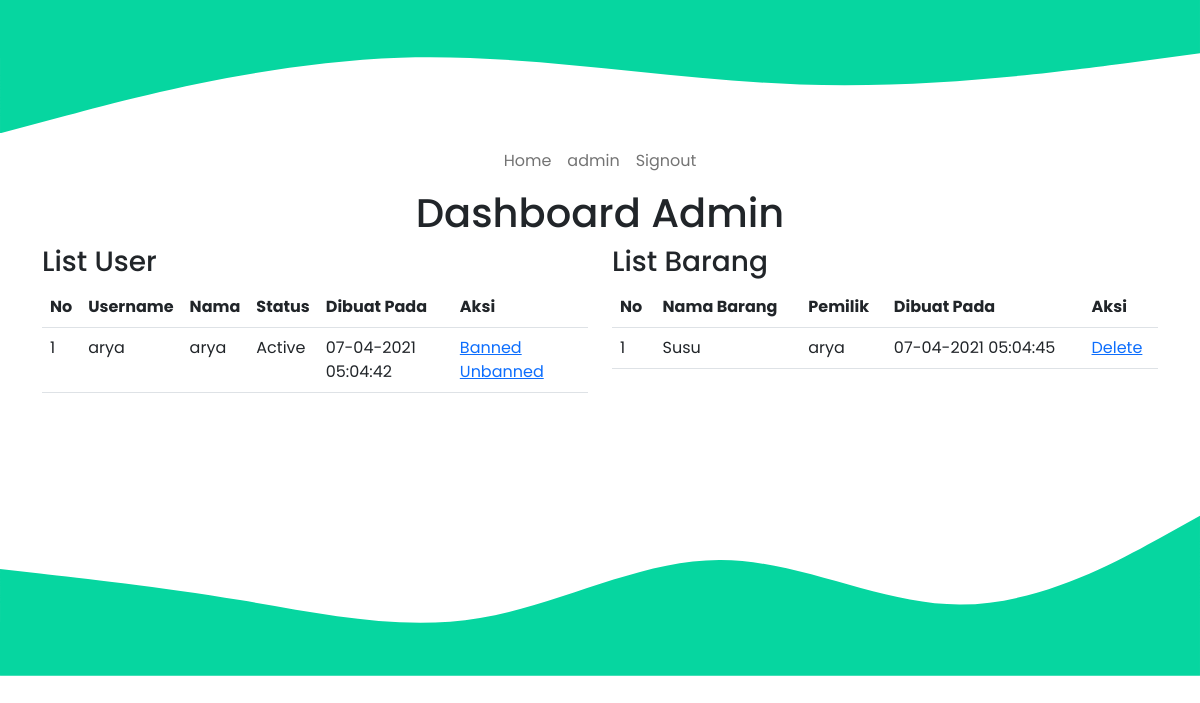
The page /lsp0/admin.php (signed in) on the database its author committed.
### tables this page shows
CREATE TABLE `user` (
  `id` int(11) NOT NULL,
  `username` varchar(100) NOT NULL,
  `nama` varchar(100) NOT NULL,
  `password` varchar(100) NOT NULL,
  `status` enum('Active','Banned') NOT NULL,
  `role` int(11) NOT NULL,
  `created_at` timestamp NOT NULL DEFAULT CURRENT_TIMESTAMP,
  `updated_at` timestamp NOT NULL DEFAULT CURRENT_TIMESTAMP
);

CREATE TABLE `barang` (
  `id` int(11) NOT NULL,
  `nama` varchar(100) NOT NULL,
  `deskripsi` varchar(100) NOT NULL,
  `cover` varchar(100) DEFAULT NULL,
  `user_id` int(11) NOT NULL,
  `created_at` timestamp NOT NULL DEFAULT CURRENT_TIMESTAMP,
  `updated_at` timestamp NOT NULL DEFAULT CURRENT_TIMESTAMP
);

### lsp0/template/session.php (called while the page is built, shortened)
<?php
require 'koneksi.php';
if (isset($_SESSION['username'])) {
    $stmt = $conn->prepare('SELECT * FROM user WHERE username=:username');
    $stmt->bindValue(':username', $_SESSION['username']);
    $stmt->execute();
    $user = $stmt->fetch(PDO::FETCH_OBJ);
} else {
    $user = null;
}
?>

### lsp0/admin.php (the view)
<?php include 'template/session.php' ?>
<?php if (empty($user) || $user->role == 2){header("Location:index.php");} else {
?>
<?php include 'template/header.php' ?>
<?php include 'template/navbar.php' ?>
<div class="container">
<div class="row">
    <div class="col d-flex justify-content-center">
        <h1>Dashboard Admin</h1>
    </div>
</div>
<div class="row">
    <div class="col">
        <h3>List User</h3>
        <table class="table">
            <tr>
                <th>No</th>
                <th>Username</th>
                <th>Nama</th>
                <th>Status</th>
                <th>Dibuat Pada</th>
                <th>Aksi</th>
            </tr>
            <?php
            $no = 1;
            $stmt = $conn->prepare("SELECT * FROM user WHERE role=2");
            $stmt->execute();
            while($users = $stmt->fetch(PDO::FETCH_OBJ)) {
            ?>
            <tr>
                <td><?php echo $no ?></td>
                <td><?php echo $users->username ?></td>
                <td><?php echo $users->nama ?></td>
                <td><?php echo $users->status ?></td>
                <td><?php echo date("d-m-Y h:m:s", strtotime($users->created_at)) ?></td>
                <td><a href="process/user/banned.php?status=admin&id=<?php echo $users->id?>">Banned</a> <a href="process/user/unbanned.php?status=admin&id=<?php echo $users->id?>">Unbanned</a></td>
            </tr>
            <?php $no++; } ?>
        </table>
    </div>
    <div class="col">
        <h3>List Barang</h3>
        <table class="table">
            <tr>
                <th>No</th>
                <th>Nama Barang</th>
                <th>Pemilik</th>
                <th>Dibuat Pada</th>
                <th>Aksi</th>
            </tr>
            <?php
            $no = 1;
            $stmt = $conn->prepare("SELECT barang.id, barang.nama, user.username, barang.created_at FROM barang JOIN user ON barang.user_id=user.id");
            $stmt->execute();
            while($barang = $stmt->fetch(PDO::FETCH_OBJ)) {
            ?>
            <tr>
                <td><?php echo $no ?></td>
                    <td><?php echo $barang->nama ?></td>
                    <td><?php echo $barang->username ?></td>
                <td><?php echo date("d-m-Y h:m:s", strtotime($barang->created_at)) ?></td>
                <td><a href="process/barang/delete.php?status=admin&id=<?php echo $barang->id?>">Delete</a></td>
            </tr>
            <?php $no++; } ?>
        </table>
    </div>
</div>
</div>
<?php include 'template/footer.php' ?>
<?php } ?>

### lsp0/template/navbar.php
<nav class="navbar navbar-expand-lg navbar-light">
    <div class="container-fluid">
        <div class="collapse navbar-collapse" id="navbarNavAltMarkup">
            <div class="navbar-nav ms-auto me-auto">
                <a class="nav-link" aria-current="page" href="index.php"><i class="uil uil-home"></i> Home</a>
                <?php if ($user) { ?>
                    <a class="nav-link" href="
                        <?php if ($user->role == 1) {
                            echo 'admin.php';
                        } else {
                            echo 'dashboard.php';
                        }
                        ?>"
                    >
                    <i class="uil uil-user"></i> <?php echo $user->nama ?>
                    </a>
                    <a class="nav-link" href="process/signout.php"><i class="uil uil-signout"></i> Signout</a>
                <?php } else { ?>
                    <a class="nav-link" href="login.php"><i class="uil uil-sign-in-alt"></i> Login</a>
                    <a class="nav-link" href="register.php"><i class="uil uil-signin"></i> Register</a>
                <?php } ?>
            </div>
        </div>
    </div>
</nav>

### lsp0/assets/css/home.css (style rules this page uses)
html, body { font-family: 'Poppins', sans-serif; }

### rows shown on the page
user: nama "admin"
user: username "arya", nama "arya", status "Active", created_at "07-04-2021 05:04:42"
barang: nama "Susu", user.username "arya", created_at "07-04-2021 05:04:45"
